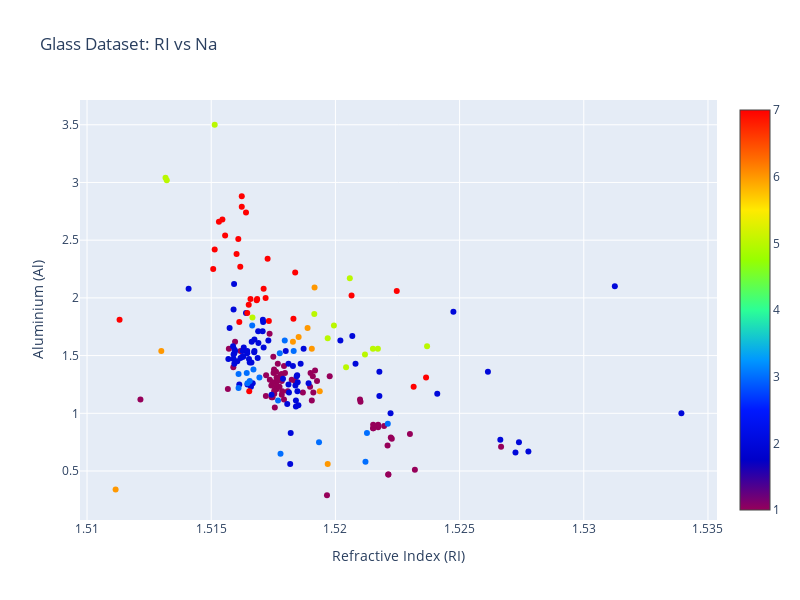

Notebook code cell kept with this figure:
### Code cell
fig = go.Figure()

# Add scatter plot for RI vs Na colored by glass class
fig.add_trace(go.Scatter(x=df_glass["RI"], y=df_glass["Al"],
                         mode='markers',
                         name='RI vs Na',
                         marker=dict(color=df_glass['class'], colorscale='Rainbow', showscale=True)))  # showscale to show the color scale

# Update x and y axes labels
fig.update_xaxes(title_text="Refractive Index (RI)")
fig.update_yaxes(title_text="Aluminium (Al)")

# Update layout
fig.update_layout(height=600, width=800, title_text="Glass Dataset: RI vs Na")

fig.show()

### Figure 1 — Plotly figure (JSON) as saved in the notebook; plotly's stock layout.template omitted (floating-point values rounded to 4 significant figures; data arrays with more than 128 entries replaced by an {"elided": "..."} marker saying what was removed)
{"data": [{"marker": {"color": {"elided": "214 int values"}, "colorscale": [[0, "rgb(150,0,90)"], [0.125, "rgb(0,0,200)"], [0.25, "rgb(0,25,255)"], [0.375, "rgb(0,152,255)"], [0.5, "rgb(44,255,150)"], [0.625, "rgb(151,255,0)"], [0.75, "rgb(255,234,0)"], [0.875, "rgb(255,111,0)"], [1, "rgb(255,0,0)"]], "showscale": true}, "mode": "markers", "name": "RI vs Na", "type": "scatter", "x": {"elided": "214 float values"}, "y": {"elided": "214 float values"}}], "layout": {"height": 600, "title": {"text": "Glass Dataset: RI vs Na"}, "width": 800, "xaxis": {"title": {"text": "Refractive Index (RI)"}}, "yaxis": {"title": {"text": "Aluminium (Al)"}}}}
